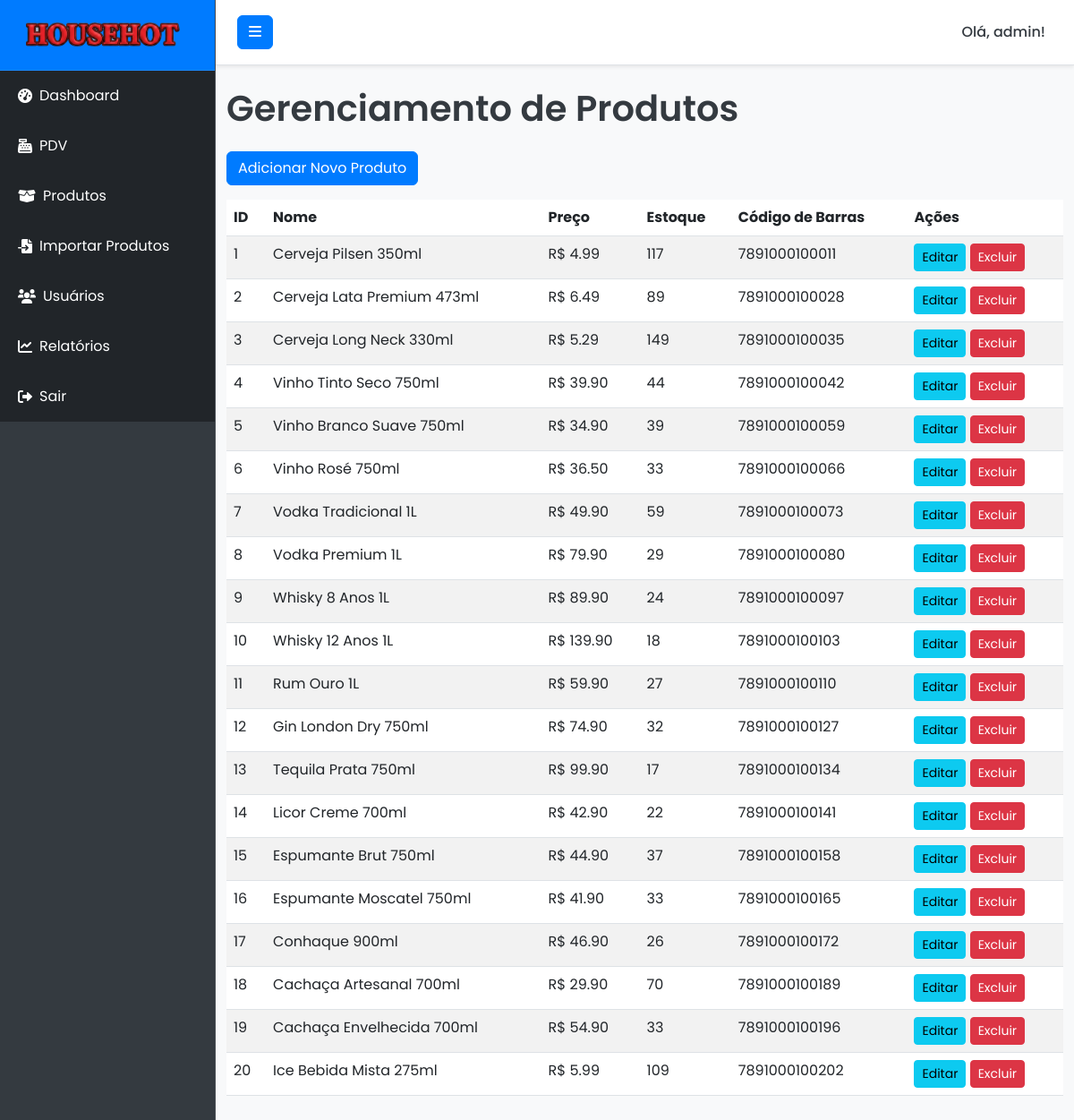
Page /products (signed in) on the earlier database version.
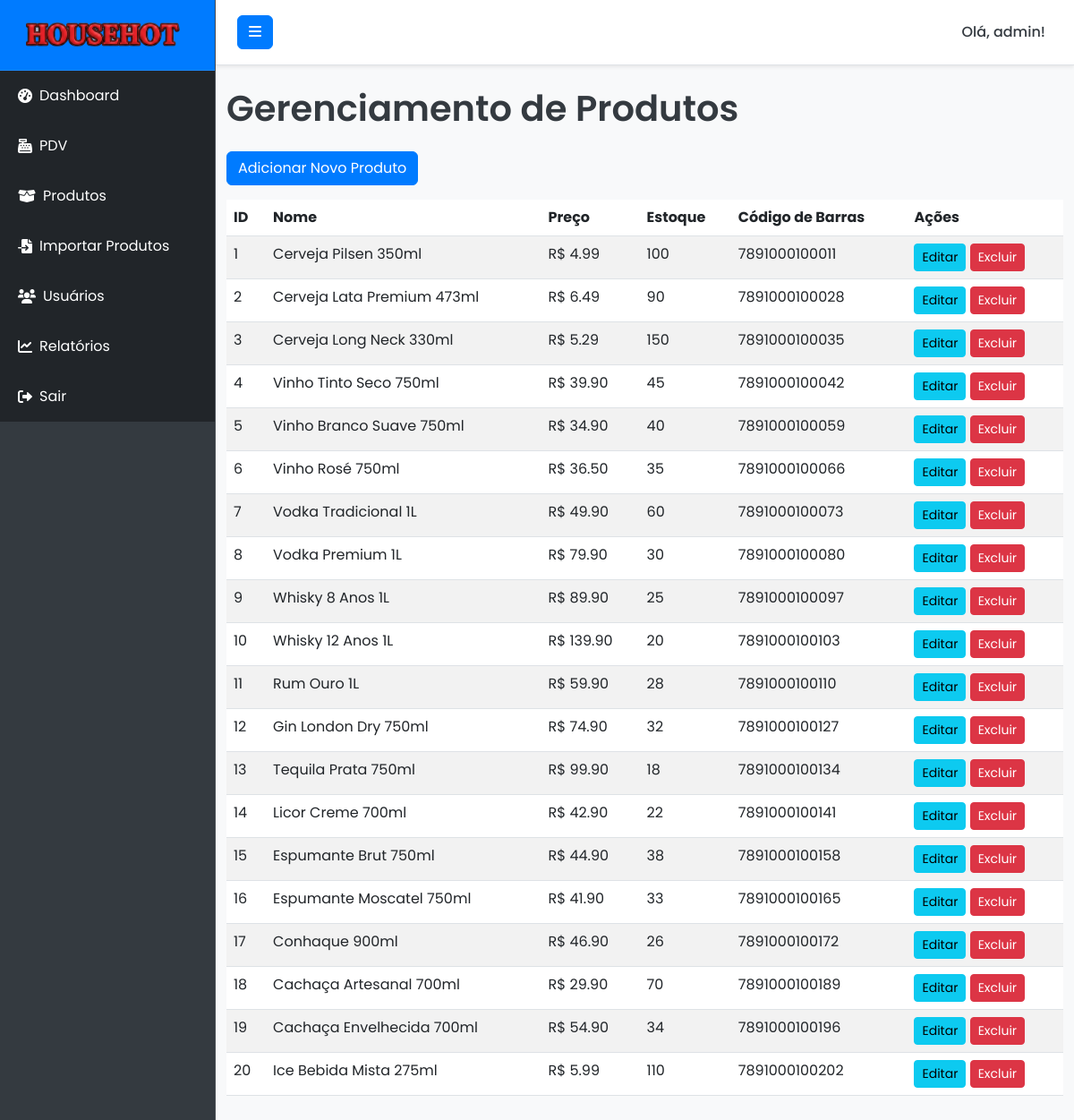
Same page on the later database version.
### models.py (models this page shows, shortened)
class User(db.Model, UserMixin):
    id = db.Column(db.Integer, primary_key=True)
    username = db.Column(db.String(64), unique=True, nullable=False)
    email = db.Column(db.String(120), unique=True, nullable=False)
    password_hash = db.Column(db.String(128))
    role = db.Column(db.String(20), default='user') # 'admin' ou 'user'
    sales = db.relationship('Sale', backref='user', lazy=True) # Relacionamento com vendas
    def is_admin(self):
        return self.role == 'admin'

class Product(db.Model):
    id = db.Column(db.Integer, primary_key=True)
    name = db.Column(db.String(100), nullable=False)
    description = db.Column(db.Text, nullable=True)
    price = db.Column(db.Numeric(10, 2), nullable=False)
    stock = db.Column(db.Integer, default=0)
    barcode = db.Column(db.String(100), unique=True, nullable=True) # Código de barras opcional

### routes.py (the view)
@main_bp.route('/products')
@admin_required
def products():
    products = Product.query.all()
    return render_template('products.html', products=products)

### app.py (called while the page is built)
def create_app():
    app = Flask(__name__, instance_relative_config=True)
    app.config.from_object('config.Config')
    try:
        app.config.from_pyfile('config.py')
    except FileNotFoundError:
        pass
    db.init_app(app)
    login_manager.init_app(app)
    migrate.init_app(app, db) # Inicializa Flask-Migrate com o app e o db
    login_manager.login_view = 'main.login'
    login_manager.login_message_category = 'info'
    login_manager.login_message = 'Por favor, faça login para acessar esta página.'
    @login_manager.user_loader
    def load_user(user_id):
        return User.query.get(int(user_id))
    app.register_blueprint(main_bp)
    return app

### routes.py (called while the page is built)
def admin_required(f):
    @wraps(f)
    @login_required
    def decorated_function(*args, **kwargs):
        if not current_user.is_admin():
            flash('Você não tem permissão para acessar esta página.', 'danger')
            return redirect(url_for('main.dashboard'))
        return f(*args, **kwargs)
    return decorated_function

### templates/products.html (shortened to what this page needs)
{% extends "base.html" %}
{% block content %}
<h1 class="mb-4">Gerenciamento de Produtos</h1>
<a href="{{ url_for('main.add_product') }}" class="btn btn-primary mb-3">Adicionar Novo Produto</a>
<table class="table table-striped table-hover">
    <thead>
        <tr>
            <th>ID</th>
            <th>Nome</th>
            <th>Preço</th>
            <th>Estoque</th>
            <th>Código de Barras</th>
            <th>Ações</th>
        </tr>
    </thead>
    <tbody>
        {% for product in products %}
        <tr>
            <td>{{ product.id }}</td>
            <td>{{ product.name }}</td>
            <td>R$ {{ "%.2f"|format(product.price) }}</td>
            <td>{{ product.stock }}</td>
            <td>{{ product.barcode if product.barcode else 'N/A' }}</td>
            <td>
                <a href="{{ url_for('main.edit_product', product_id=product.id) }}" class="btn btn-sm btn-info">Editar</a>
                <form action="{{ url_for('main.delete_product', product_id=product.id) }}" method="POST" style="display:inline;">
                    <button type="submit" class="btn btn-sm btn-danger" onclick="return confirm('Tem certeza que deseja excluir este produto?');">Excluir</button>
                </form>
            </td>
        </tr>
        {% else %}
        <tr>
            <td colspan="6" class="text-center">Nenhum produto cadastrado.</td>
        </tr>
        {% endfor %}
    </tbody>
</table>
{% endblock %}

### templates/base.html (shortened to what this page needs)
<!DOCTYPE html>
<html lang="pt-br">
<head>
    <link href="https://cdn.jsdelivr.net/npm/bootstrap@5.3.0/dist/css/bootstrap.min.css" rel="stylesheet">
    <link rel="stylesheet" href="https://cdnjs.cloudflare.com/ajax/libs/font-awesome/6.0.0-beta3/css/all.min.css">
    <link rel="stylesheet" href="{{ url_for('static', filename='css/style.css') }}">
</head>
<body>
    <div class="d-flex" id="wrapper">
        <div class="bg-dark border-right" id="sidebar-wrapper">
            <div class="sidebar-heading text-white text-center py-4 fs-4 fw-bold">
                <img src="{{ url_for('static', filename='img/logo.png') }}" alt="Logo" class="me-2" style="height: 30px;">
            </div>
            <div class="list-group list-group-flush">
                <a href="{{ url_for('main.dashboard') }}" class="list-group-item list-group-item-action bg-dark text-white">
                    <i class="fas fa-tachometer-alt me-2"></i> Dashboard
                </a>
                <a href="{{ url_for('main.pdv') }}" class="list-group-item list-group-item-action bg-dark text-white">
                    <i class="fas fa-cash-register me-2"></i> PDV
                </a>
                {% if current_user.is_authenticated and current_user.is_admin() %}
                <a href="{{ url_for('main.products') }}" class="list-group-item list-group-item-action bg-dark text-white">
                    <i class="fas fa-box-open me-2"></i> Produtos
                </a>
                <a href="{{ url_for('main.import_products') }}" class="list-group-item list-group-item-action bg-dark text-white">
                    <i class="fas fa-file-import me-2"></i> Importar Produtos
                </a>
                <a href="{{ url_for('main.users') }}" class="list-group-item list-group-item-action bg-dark text-white">
                    <i class="fas fa-users me-2"></i> Usuários
                </a>
                <a href="{{ url_for('main.reports') }}" class="list-group-item list-group-item-action bg-dark text-white">
                    <i class="fas fa-chart-line me-2"></i> Relatórios
                </a>
                {% endif %}
                <a href="{{ url_for('main.logout') }}" class="list-group-item list-group-item-action bg-dark text-white">
                    <i class="fas fa-sign-out-alt me-2"></i> Sair
                </a>
            </div>
        </div>
        <div id="page-content-wrapper">
            <nav class="navbar navbar-expand-lg navbar-light bg-light border-bottom">
                <button class="btn btn-primary" id="menu-toggle">
                    <i class="fas fa-bars"></i>
                </button>
                <div class="collapse navbar-collapse" id="navbarSupportedContent">
                    <ul class="navbar-nav ms-auto mt-2 mt-lg-0">
                        <li class="nav-item active">
                            <a class="nav-link" href="#">Olá, {{ current_user.username }}!</a>
                        </li>
                    </ul>
                </div>
            </nav>
            <div class="container-fluid py-4">
                {% block content %}{% endblock %}
            </div>
        </div>
    </div>
</body>
</html>

### static/css/style.css (style rules this page uses)
:root { --primary-color: #007bff; --secondary-color: #28a745; --info-color: #17a2b8; --warning-color: #ffc107; --danger-color: #dc3545; --background-light: #f8f9fa; --text-dark: #343a40; --text-light: #ffffff; --sidebar-bg: #343a40; --sidebar-link-hover: #0056b3; --sidebar-header-bg: var(--primary-color); --navbar-bg: #ffffff; --navbar-border-bottom: #e0e0e0; --card-bg: #ffffff; --card-shadow: 0 0.125rem 0.25rem rgba(0, 0, 0, 0.075); --login-bg-gradient-start: #007bff; --login-bg-gradient-end: #0056b3; --login-card-bg: rgba(255, 255, 255, 0.95); --login-card-shadow: 0 10px 25px rgba(0, 0, 0, 0.2); }
body { font-family: 'Poppins', sans-serif; background-color: var(--background-light); color: var(--text-dark); overflow-x: hidden; margin: 0; }
h1, h2, h3, h4, h5, h6 { color: var(--text-dark); font-weight: 600; }
#wrapper { display: flex; }
#sidebar-wrapper { min-height: 100vh; margin-left: -15rem; transition: margin .25s ease-out; background-color: var(--sidebar-bg) !important; border-right: 1px solid rgba(255, 255, 255, 0.1); }
#sidebar-wrapper .sidebar-heading { padding: 1.5rem 1.25rem; font-size: 1.2rem; color: var(--text-light); background-color: var(--sidebar-header-bg); border-bottom: 1px solid rgba(255, 255, 255, 0.1); display: flex; align-items: center; justify-content: center; }
#sidebar-wrapper .sidebar-heading img { height: 30px; margin-right: 10px; }
#sidebar-wrapper .list-group { width: 15rem; }
#sidebar-wrapper .list-group-item { border: none; padding: 1rem 1.25rem; color: rgba(255, 255, 255, 0.7); background-color: transparent; transition: background-color 0.3s ease, color 0.3s ease; display: flex; align-items: center; }
#sidebar-wrapper .list-group-item i { margin-right: 10px; }
#page-content-wrapper { min-width: 100vw; }
@media (min-width: 768px) { #sidebar-wrapper { margin-left: 0; } }
@media (min-width: 768px) { #page-content-wrapper { min-width: 0; width: 100%; } }
.navbar { padding: 1rem 1.5rem; background-color: var(--navbar-bg) !important; border-bottom: 1px solid var(--navbar-border-bottom); box-shadow: var(--card-shadow); }
.navbar .btn-primary { background-color: var(--primary-color); border-color: var(--primary-color); color: var(--text-light); }
.navbar-nav .nav-link { color: var(--text-dark); font-weight: 500; }
.btn-primary { background-color: var(--primary-color); border-color: var(--primary-color); color: var(--text-light); }
.btn-danger { background-color: var(--danger-color); border-color: var(--danger-color); color: var(--text-light); }

Differences in the rows shown:
changed Product "Cerveja Pilsen 350ml": stock "117" → "100"
changed Product "Cerveja Lata Premium 473ml": stock "89" → "90"
changed Product "Cerveja Long Neck 330ml": stock "149" → "150"
changed Product "Vinho Tinto Seco 750ml": stock "44" → "45"
changed Product "Vinho Branco Suave 750ml": stock "39" → "40"
changed Product "Vinho Rosé 750ml": stock "33" → "35"
changed Product "Vodka Tradicional 1L": stock "59" → "60"
changed Product "Vodka Premium 1L": stock "29" → "30"
changed Product "Whisky 8 Anos 1L": stock "24" → "25"
changed Product "Whisky 12 Anos 1L": stock "18" → "20"
changed Product "Rum Ouro 1L": stock "27" → "28"
changed Product "Tequila Prata 750ml": stock "17" → "18"
changed Product "Espumante Brut 750ml": stock "37" → "38"
changed Product "Cachaça Envelhecida 700ml": stock "33" → "34"
changed Product "Ice Bebida Mista 275ml": stock "109" → "110"
